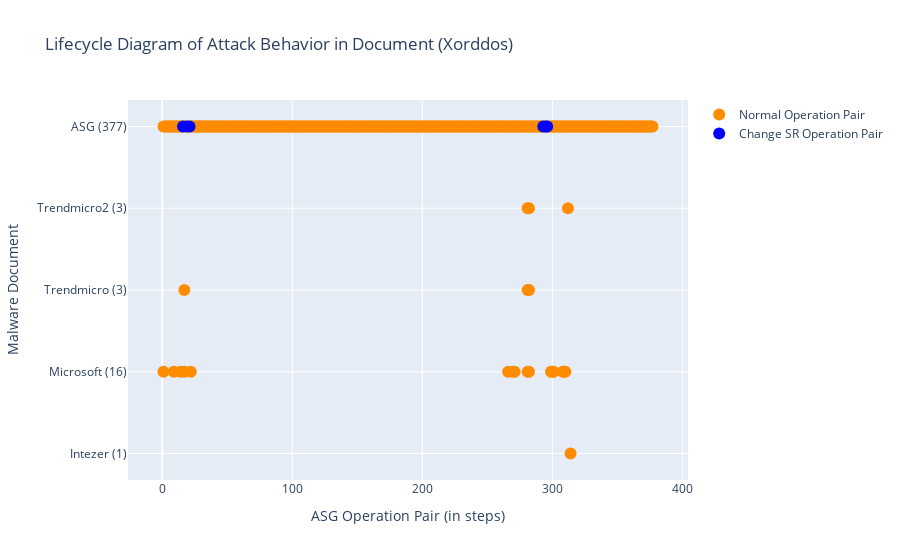

The cell this chart's notebook holds for it:
### Markdown cell above
### Run Script: draw Lifecycle diagram
- 兩個 traces (legend) 一般的 OP 和 ChangeSys OP。分兩個顏色，不重疊。
- x: [a,a,a,a,b,b,b,c,c,c] 不同 report 的 step 可以放同一個 list，因為屬於同個 trace。

### Code cell
# import plotly.express as px
import plotly.graph_objects as go

def symmetric_difference(list1: list, list2: list) -> list:
    ''' return list1 - list2. '''
    s = set(list2)
    temp3 = [x for x in list1 if x not in s]
    return temp3

def draw_lifecycle(fset:FamilySet):
    familname = fset.familyname
    # reportnames = [rem.reportname for rem in fset.rem_lst if len(rem.match_regex)]

    fig = go.Figure()
    x, y = [], []
    x_sys, y_sys = [], []
    for i, rem in enumerate(fset.rem_lst):
        if len(rem.OPset_order_index) == 0:
            continue

        numOfDot = len(rem.OPset_order_index)
        reportname = rem.reportname.split('.')[0]
        reportname = reportname.split('-')[1]
        if reportname == 'Ms':
            reportname = 'Microsoft'
        reportname += f' ({numOfDot})'
        x_sys.extend(rem.SysOPset_order_index) # 改變系統設定檔的 OP
        y_sys.extend([reportname] * len(rem.SysOPset_order_index))
        current_x_normal = symmetric_difference(rem.OPset_order_index, rem.SysOPset_order_index) # 一般的/其餘的 OP
        # print(reportname, 'numOfDot', numOfDot, 'rem.OPset_order_index', rem.OPset_order_index)
        # print('x_normal', current_x_normal, 'x_sys', rem.SysOPset_order_index)
        x.extend(current_x_normal)
        y.extend([reportname] * len(current_x_normal))
        pass
    # todo: add baseline's lifecycle
    print()
    rowname = f'ASG ({len(fset.sample.OPset)})'
    current_x_system = fset.sample.OPset_sysOnly_ordered_index
    current_x_normal = symmetric_difference(list(range(len(fset.sample.OPset))), current_x_system) # all steps - sysobj steps
    # print(sorted(current_x_system)) # 只能放UPDATE的，OPEN/READ不能喔
    x_sys.extend(current_x_system)
    y_sys.extend([rowname] * len(current_x_system)) 
    x.extend(current_x_normal)
    y.extend([rowname] * len(current_x_normal))
    # print(rowname, len(fset.sample.OPset), len(current_x_system), len(current_x_normal))
    
    # normal OPs
    x = [idx+1 for idx in x] # add 1 to each asg index
    fig.add_trace(go.Scatter(
        x=x,
        y=y,
        marker=dict(color="darkorange", size=12),
        mode="markers",
        name="Normal Operation Pair",
    ))

    # changeSysObj OPs
    x_sys = x = [idx+1 for idx in x_sys]
    fig.add_trace(go.Scatter(
        x=x_sys,
        y=y_sys,
        marker=dict(color="blue", size=12),
        mode="markers",
        name="Change SR Operation Pair",
    ))

    fig.update_layout(title=f"Lifecycle Diagram of Attack Behavior in Document ({familname})",
                    xaxis_title="ASG Operation Pair (in steps)",
                    yaxis_title="Malware Document")
    fig.show()
    pass

draw_lifecycle(fset)

### Figure 1 — Plotly figure (JSON) as saved in the notebook; plotly's stock layout.template omitted (floating-point values rounded to 4 significant figures; data arrays with more than 128 entries replaced by an {"elided": "..."} marker saying what was removed)
{"data": [{"marker": {"color": "darkorange", "size": 12}, "mode": "markers", "name": "Normal Operation Pair", "type": "scatter", "x": {"elided": "394 int values"}, "y": {"elided": "394 str values"}}, {"marker": {"color": "blue", "size": 12}, "mode": "markers", "name": "Change SR Operation Pair", "type": "scatter", "x": [19, 295, 21, 16, 296, 293], "y": ["ASG (377)", "ASG (377)", "ASG (377)", "ASG (377)", "ASG (377)", "ASG (377)"]}], "layout": {"title": {"text": "Lifecycle Diagram of Attack Behavior in Document (Xorddos)"}, "xaxis": {"title": {"text": "ASG Operation Pair (in steps)"}}, "yaxis": {"title": {"text": "Malware Document"}}}}
